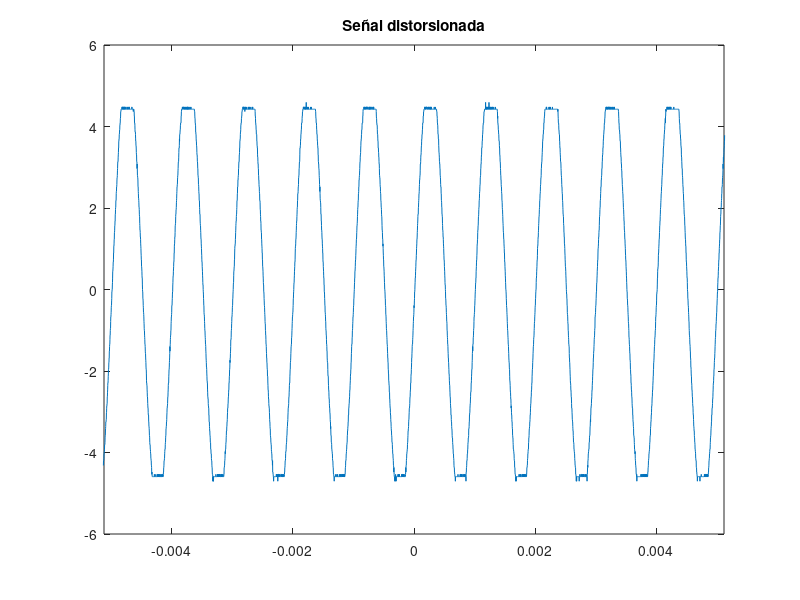
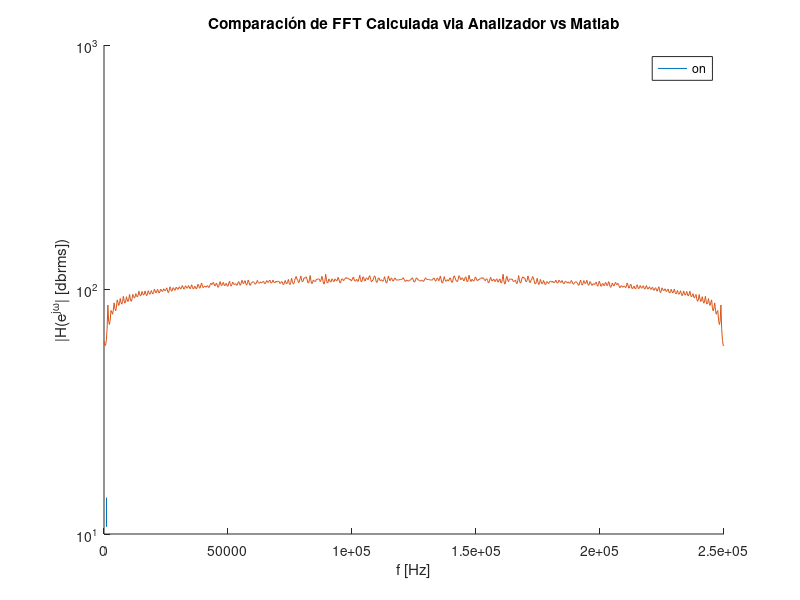

Recreate these plots in MATLAB, in order.
%%% Tarea 12: Medición de la distorsión en los amplificadores
clear; close all; clc;
%% Carga de datos, definición de constantes
% Datos del osciloscopio
data = load("SDS00002.CSV");
S.t = data(:,1); S.c1 = data(:,2); S.c2 = data(:,3);
% Datos del analizador DAT solo
data = load("SCRN0004.TXT");
DAT.f = data(:,1); DAT.A = data(:,2);
% Datos del analizador DAT + Ruido
data = load("SCRN0007.TXT");
DATpR.f = data(:,1); DATpR.A = data(:,2);
clear data;
%Constantes
Fs = 1/mean(diff(S.t));
%% 1_ Canal distorsionado en funcion del tiempo
figure('Name','Señal Distorsionada');
plot(S.t,S.c1);xlim([min(S.t)/4 max(S.t)/4]);
title('Señal distorsionada');
%% 2_ FFT mediante ventana de Blackman Harris
N = 200;
NFFT = length(DAT.f);
M.w = blackmanharris(N);
M.x = S.c1(1:N) .* M.w';
M.X = fft(M.x,NFFT);
M.X = M.X(1:NFFT)*2/sum(M.w);
M.Xdbrms = 20*log10(2*M.X/sqrt(2));
M.f = linspace(0,Fs/2,NFFT);
%Gráfica para comparar la fft de matlab con la del analizador
figure('Name','Comparación fft Matlab vs analizador')
hold on;
semilogy(DAT.f,DAT.A,'DisplayName','Analizador de señales');
semilogy(M.f,abs(M.Xdbrms),'DisplayName','FFT BHM osciloscopio');
xlabel('f [Hz]'); ylabel('|H(e^{j\omega}| [dbrms])'); legend on;
title('Comparación de FFT Calculada via Analizador vs Matlab');